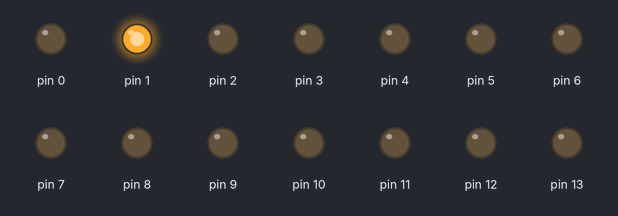
Bench run of a sketch on a simulated Arduino Uno, built with avr-gcc and run on an emulated ATmega328P. Shown: output pins drawn as LEDs (lit = HIGH).

Above: at 0.05 s.
At 0.75 s:
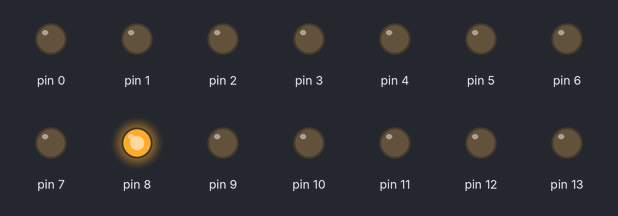
At 1.45 s:
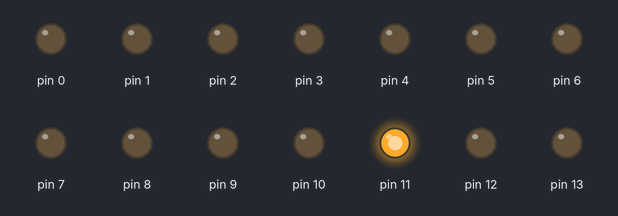
At 2.95 s:
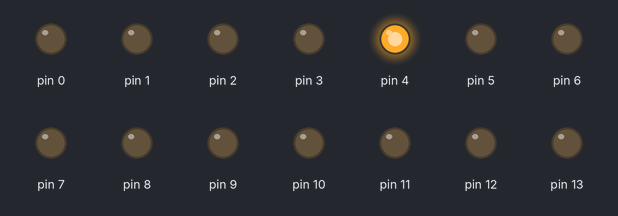
At 4.25 s:
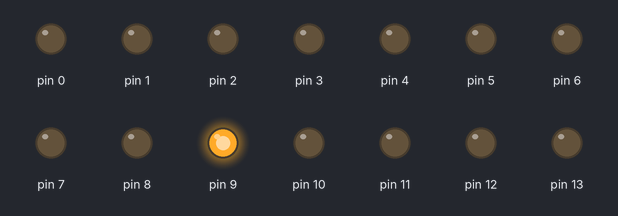
At 5.85 s:
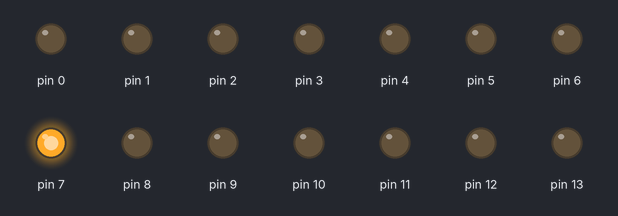
Timing chart, 0 to 6.2 s (numbered marks = the images above):
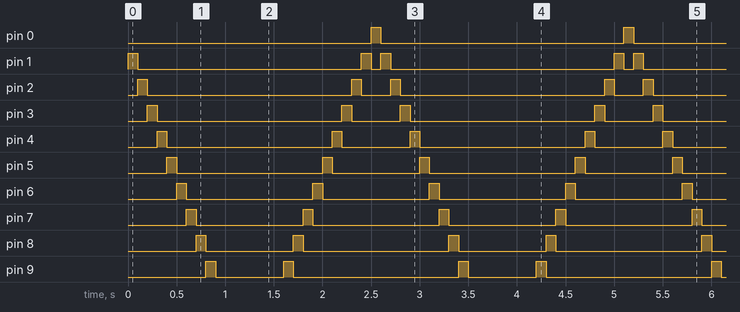

The sketch:

chase.ino
```cpp
void setup()
{
  for(int i = 0; i < 14; i++)
  {
    pinMode(i, OUTPUT);
  }
}

// the loop function runs over and over again forever
void loop()
{

  chase(1,14,100);
  chase(12,0,100);
}

void chase(int start, int finish,int delayLength)
{
  if (start < finish)
  {
    for(int i = start; i < finish; i++)
    {
      flash(i,delayLength);
    }
  }
  else
  {
    for(int i = start; i >= finish; i--)
    {
      flash(i,delayLength);
    }
  }
}

void flash(int pin, int delayLength)
{
  digitalWrite(pin, HIGH);
  delay(delayLength);
  digitalWrite(pin, LOW);
}
```

Measured:
- by itself, pin 0, pin 13: alternates HIGH for 0.10 s and LOW for 2.5 s
- by itself, pin 1: repeats every 2.6 s: LOW 2.3 s, HIGH 0.10 s, LOW 0.10 s, HIGH 0.10 s
- by itself, pin 2: repeats every 2.6 s: LOW 2.1 s, HIGH 0.10 s, LOW 0.30 s, HIGH 0.10 s
- by itself, pin 3: repeats every 2.6 s: LOW 1.9 s, HIGH 0.10 s, LOW 0.50 s, HIGH 0.10 s
- by itself, pin 4: repeats every 2.6 s: LOW 1.7 s, HIGH 0.10 s, LOW 0.70 s, HIGH 0.10 s
- by itself, pin 5: repeats every 2.6 s: LOW 1.5 s, HIGH 0.10 s, LOW 0.90 s, HIGH 0.10 s
- by itself, pin 6, pin 7: alternates HIGH for 0.10 s and LOW for 1.2 s
- by itself, pin 8: repeats every 2.6 s: LOW 0.90 s, HIGH 0.10 s, LOW 1.5 s, HIGH 0.10 s
